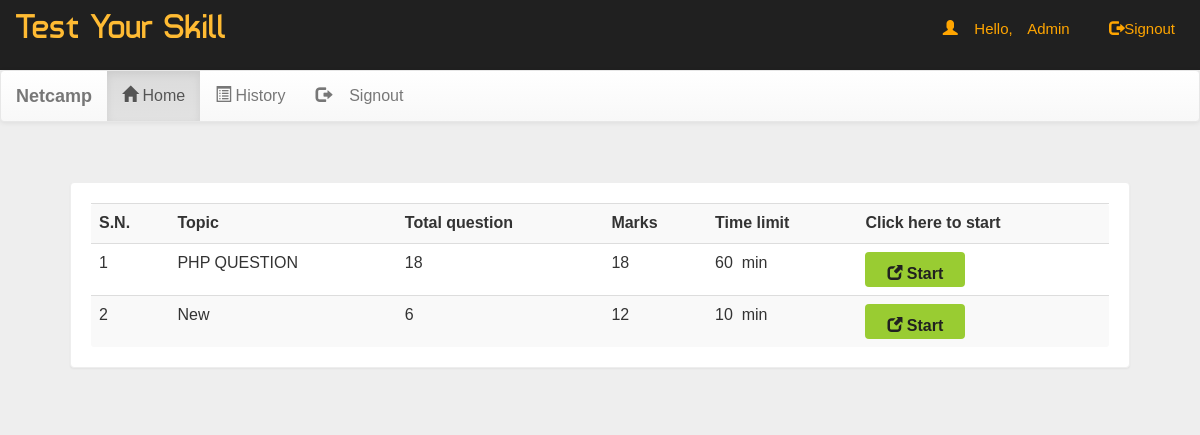
/exam/index.php (signed in), run on the app's committed database.
### tables this page shows
CREATE TABLE `exam` (
  `ids` int(11) NOT NULL,
  `exam_id` text NOT NULL,
  `question_total` int(11) NOT NULL,
  `right_score_ans` int(11) NOT NULL,
  `wrong_score_ans` int(11) NOT NULL,
  `instructions` text NOT NULL,
  `title` varchar(255) NOT NULL,
  `time` int(11) NOT NULL,
  `tag` varchar(255) NOT NULL,
  `date` date NOT NULL
);

### admin/config/db.php (called while the page is built, shortened)
<?php
$connection = mysqli_connect(DB_HOST, DB_USER, DB_PASSWORD, DB_NAME)
or die("Unable To Connect To The Database");
function escape($string){
	global $connection;
	return mysqli_real_escape_string($connection, $string);
}
function row_count($result){
	return mysqli_num_rows($result);
}
function query($sql){
	global $connection;
	return mysqli_query($connection, $sql);
}
function fetch_array($result){
	return mysqli_fetch_assoc($result);
}
function find_all($table){
	return "SELECT * FROM " . $table;
}
function read(){
	if(func_num_args() < 2){
		if(is_string(func_get_arg(0))){
			$sql = find_all(func_get_arg(0));
			$result = query($sql);
			return $result;
		}else{
			return false;
		}
	}
	return false;
}
function specific_query($sql){
	$result = query($sql);
	return $result;
}
?>

### admin/config/functions.php (called while the page is built, shortened)
<?php
function get_user_email(){
	$result = specific_query("SELECT * FROM " . func_get_arg(0) . " WHERE " . implode(" ", array_keys(func_get_arg(1)))  . " = '" . implode(" ", array_values(func_get_arg(1))) . "'");
	$row = fetch_array($result);
	return $row['user_email'];
}
function is_exam_taken($exam_id, $email){
	$exam_id = escape(trim($exam_id));
	$email   = escape(trim($email));
	$result  = specific_query("SELECT * FROM history WHERE exam_id = '{$exam_id}' AND email = '{$email}' ");
	return (row_count($result) == 1) ? true : false;
}
?>

### exam/includes/exam.php (the view, shortened to what this page needs)
<div class="panel">
	<div class="table-responsive">
		<table class="table table-striped title1">
			<tr>
			<td><b>S.N.</b></td>
			<td><b>Topic</b></td>
			<td><b>Total question</b></td>
			<td><b>Marks</b></td>
			<td><b>Time limit</b></td>
			<td><b>Click here to start</b></td>
			</tr>
<?php
			$c = 1;
			$column['username'] = $_SESSION['username'];
			$email = get_user_email($table = "users", $column);
			$result = read($table = "exam");
			while($row = fetch_array($result)) {
				$title            = $row['title'];
				$no_of_questions  = $row['question_total'];
				$right_ans_score  = $row['right_score_ans'];
				$time             = $row['time'];
				$exam_id          = $row['exam_id'];
				if(is_exam_taken($exam_id, $email)){
?>
					<tr>
					<td> <?php echo $c++; ?> </td>
					<td> <?php echo $title; ?> &nbsp;<span title="You have taken this quiz already" class="glyphicon glyphicon-ok" aria-hidden="true"></span></td>
					<td> <?php echo $no_of_questions; ?> </td>
					<td> <?php echo $right_ans_score * $no_of_questions; ?> </td>
					<td> <?php echo $time; ?> &nbsp;min</td>
					<td><b><a href="javascript:void(0);" class="btn sub1" style="margin:0px;background:red" disabbled="true"  title="You have taken this quiz already"><span class="glyphicon glyphicon-repeat" aria-hidden="true"></span>&nbsp;<span class="title1"><b>Restart</b></span></a></b></td>
					</tr>
<?php
				}else{
?>
					<tr>
					<td> <?php echo $c++; ?> </td>
					<td> <?php echo $title; ?> </td>
					<td> <?php echo $no_of_questions; ?> </td>
					<td> <?php echo $right_ans_score * $no_of_questions; ?> </td>
					<td> <?php echo $time; ?> &nbsp;min</td>
					<td>
					<form method="post" action="index.php?source=instruction">
						<button class="btn sub1" type="submit" style="margin:0px;background:#99cc32" name="quiz_instruction">
							<span class="glyphicon glyphicon-new-window" aria-hidden="true"></span>&nbsp;<span class="title1"><b>Start</b></span>
						</button>
					</form>
					</td>
					</tr>
<?php
				}
			}
?>
		</table>
	</div>
</div>

### css/main.css (style rules this page uses)
body { overflow-x:hidden; width:100%; font: 15px "Century Gothic", "Times Roman", sans-serif; background:url(../image/bg.jpg); min-height:100%; min-width:100%; background-attachment:fixed; }
.panel { border-color:#eee; margin:40px; padding:20px; font: 15px "Century Gothic", "Times Roman", sans-serif; }
.title1 { font: 16px "Century Gothic", "Times Roman", sans-serif; }
.sub1 { width:90px; color:#202020; background:orange; font-size:15px; height:35px; margin:20px; padding:10px; width:100px; }

### data on the page
exam: title "PHP QUESTION", question_total "18", $right_ans_score*$no_of_questions "18", time "60"
exam: title "New", question_total "6", $right_ans_score * $no_of_questions "12", time "10"

### other printed values
$_SESSION['username'] "Admin"
